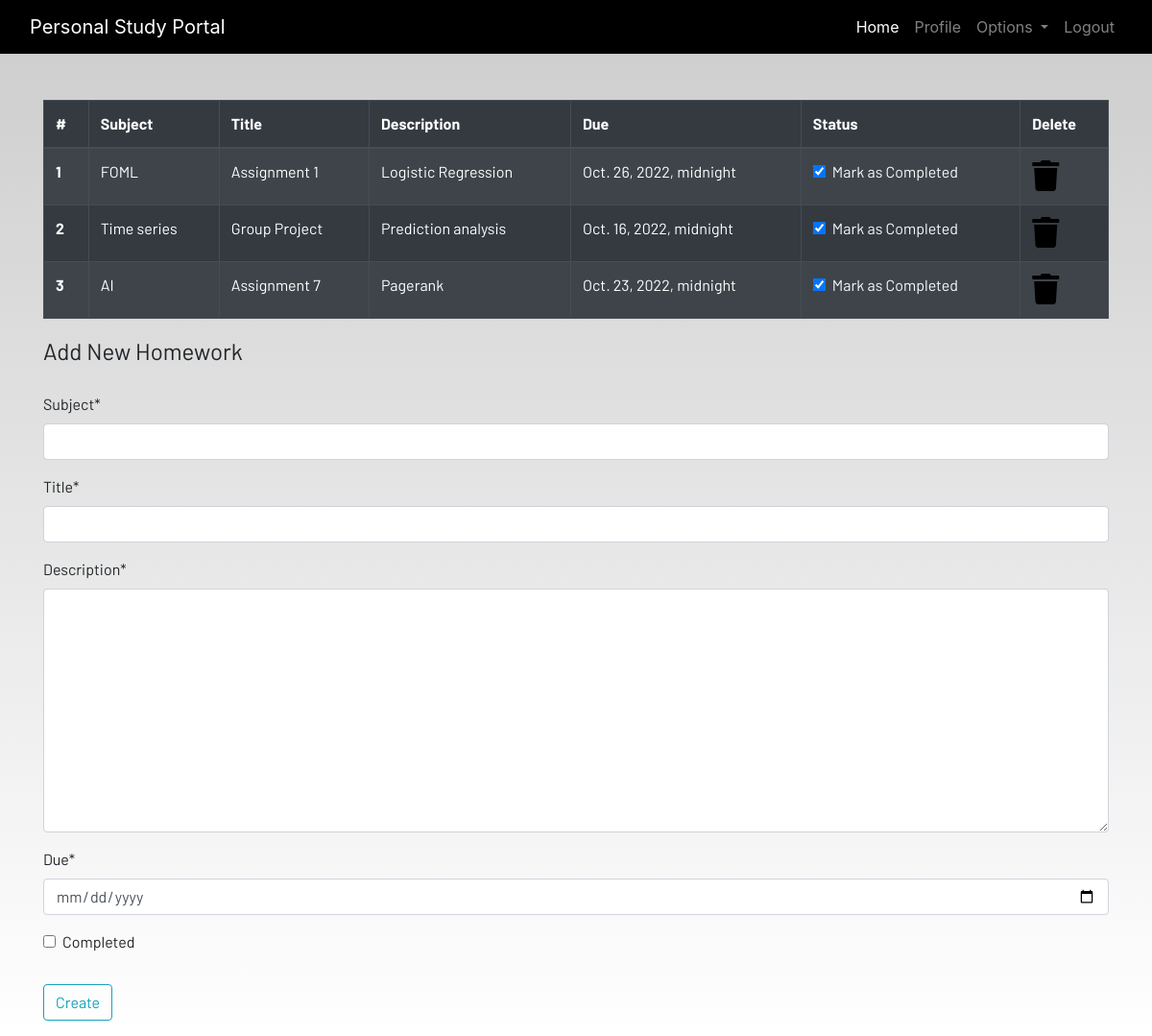
The page /homework (signed in) on the database its author committed.
### dashboard/models.py (models this page shows, shortened)
class Homework(models.Model):
    user = models.ForeignKey(User, on_delete=models.CASCADE)
    subject = models.CharField(max_length=100)
    title = models.CharField(max_length=200)
    description = models.TextField()
    due = models.DateTimeField()
    completed = models.BooleanField(default=False)
    class Meta:
        verbose_name_plural = "Homework"

### dashboard/views.py (the view)
# urls.py: path('homework', views.homework, name='homework'),
@login_required
def homework(request):
    if request.method == 'POST': #if user wants to create new Homeworks
        form = HomeworkForm(request.POST)
        if form.is_valid():
            try:
                completed = request.POST['completed']
                if completed == 'on': # if homework is completed, set boolean value as true and check the box
                    completed = True
                else:
                    completed = False
            except:
                completed = False
            homework = Homework( #creating object homework
                user=request.user, # login user
                subject=request.POST['subject'],
                title=request.POST['title'],
                description=request.POST['description'],
                due=request.POST['due'],
                completed=completed #('completed' column defined in model) = ('completed' variable  defined in the try statement of this view
            )
            homework.save()
            messages.success(request, f"Homework added by {request.user.username} successfully.")
    else: #user doesnt wanna create new homework, just access existing homeworks
        form = HomeworkForm()
    homework = Homework.objects.filter(user=request.user)
    if len(homework) == 0:
       homework_done = True
    else:
        homework_done = False
    context = {'homeworks': homework, 'homeworks_done': homework_done, 'form': form}
    return render(request,'dashboard/homework.html',context)

### dashboard/forms.py
class HomeworkForm(forms.ModelForm):
    class Meta:
        model = Homework
        widgets = {'due': DateInput()}
        fields = ['subject','title', 'description','due', 'completed']

### templates/dashboard/homework.html (shortened to what this page needs)
{% extends 'dashboard/base.html' %}
{% load crispy_forms_filters %}
{% load static %}
{% load crispy_forms_tags %}
{% block content %}
<div class="container">
{% if not homework_done %}
    <table class="table table-striped table-bordered table-hover table-dark">
        <thead>
            <tr>
                <th scope="col">#</th>
                <th scope="col">Subject</th>
                <th scope="col">Title</th>
                <th scope="col">Description</th>
                <th scope="col">Due</th>
                <th scope="col">Status</th>
                <th scope="col">Delete</th>
            </tr>
        </thead>
        <tbody>
        {% for homework in homeworks %}
            <tr>
                <th scope="row">{{ forloop.counter }}</th>
                <td>{{ homework.subject }}</td>
                <td>{{ homework.title }}</td>
                <td>{{ homework.description }}</td>
                <td>{{ homework.due}}</td>
                <td>
                    <a href="{% url 'update-homework' homework.id  %}">
                        <div class="form-check">
                            {% if homework.completed == True %}
                            <input class="form-check-input" type="checkbox" value="" checked >
                             {% else %}
                             <input class="form-check-input" type="checkbox" value=""  >
                            {% endif %}
                            <label class="form-check-label text-light" for="flexCheckDefault">
                                Mark as Completed
                            </label>
                        </div>
                    </a>
                </td>
                <td><a href="{% url 'delete-homework' homework.id %}"><i class="fa fa-trash fa-2x"></i></a></td>
            </tr>
        {% endfor %}
        </tbody>
    </table>
    {%  else %}
    <h4>All homeworks are completed! Create to add more.</h4>
{% endif %}
</div>
<div class=" container">
    <form method="POST">
        <fieldset class="form-group">
            <legend class="border-bottom mb-4">Add New Homework</legend>
            {{form|crispy}}
        </fieldset>
        <div class="form-group">
            <button href="" class="btn btn-outline-info" type="submit">
                Create
            </button>
        </div>
    </form>
</div>
{% endblock content %}

### templates/dashboard/base.html (shortened to what this page needs)
<!DOCTYPE html>
{% load static %}
<html lang="en">
<head>
  <link rel="stylesheet" href="https://stackpath.bootstrapcdn.com/bootstrap/4.3.1/css/bootstrap.min.css"
 />
  <link rel="stylesheet" href="https://use.fontawesome.com/releases/v5.7.2/css/all.css"
 />
  <link rel="stylesheet" href="{% static 'css/main.css' %}" />
</head>
<body>
  <header>
    <nav class="navbar navbar-expand-lg navbar-dark bg-dark">
      <div class="container-fluid">
        <a class="navbar-brand" href="{% url 'home' %}"> Personal Study Portal</a>
        <div class="collapse navbar-collapse justify-content-end" id="navbarSupportedContent">
          <ul class="navbar-nav mb-2 mb-lg-0">
            <li class="nav-item">
              <a class="nav-link active" aria-current="page" href="{% url 'home' %}">Home</a>
            </li>
            {% if user.is_authenticated %}
            <li class="nav-item">
              <a class="nav-link" href="{% url 'profile' %}">Profile</a>
            </li>
            <li class="nav-item dropdown">
              <a class="nav-link dropdown-toggle" href="#" id="navbarDropdown" role="button" data-toggle="dropdown"
                aria-haspopup="true" aria-expanded="false">
                Options
              </a>
            </li>
            <li class="nav-item">
              <a class="nav-link" href="{% url 'logout' %}">Logout</a>
            </li>
            {% endif %}
          </ul>
        </div>
      </div>
    </nav>
  </header>
  <br /><br />
  <main>
    {% block content %}
    {% endblock content %}
  </main>
</body>
</html>

### static/css/main.css (style rules this page uses)
html { scroll-behavior: smooth; height: 100%; width: 100%; }
main { font-family: Barlow, Quicksand, Rubik, sans-serif, serif, 'Times New Roman', Times, serif !important; }
.navbar { background-color: rgb(0, 0, 0) !important; }
a { text-decoration: none !important; color: black; }
html, body { max-width: 100%; overflow-x: hidden; height: 100%; width: 100%; }
body { background: linear-gradient(rgba(0, 0, 0, 0.2), rgba(255, 255, 255, 0.5)); overflow-x: hidden; background-repeat: no-repeat; }
.fa { color: black; }

### rows shown on the page
Homework: subject "FOML", title "Assignment 1", description "Logistic Regression", due "Oct. 26, 2022, midnight"
Homework: subject "Time series", title "Group Project", description "Prediction analysis", due "Oct. 16, 2022, midnight"
Homework: subject "AI", title "Assignment 7", description "Pagerank", due "Oct. 23, 2022, midnight"
